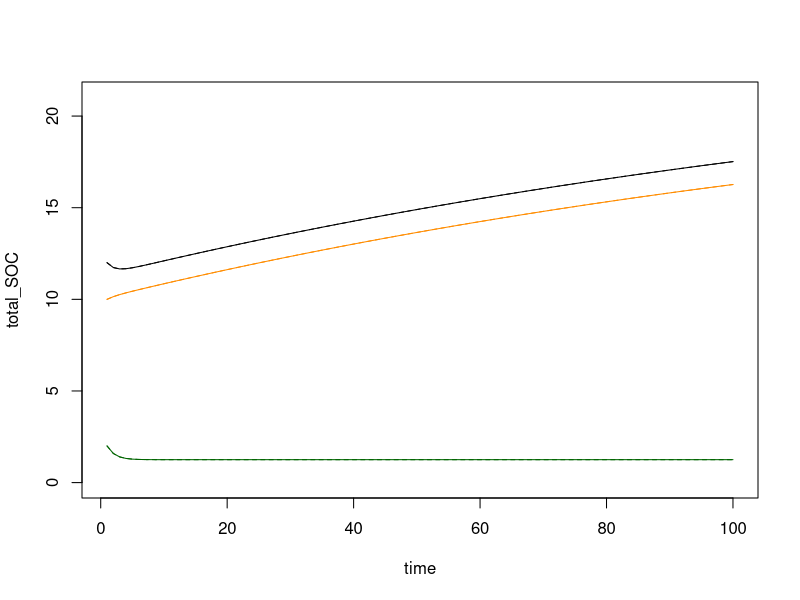

Recreate this plot in R.

library(deSolve)

##function (differential form)
ODEfun <- function(time=seq(1:times_range), state=state, parms=parms) {
  with(as.list(c(state, parms)), {
    .Y=I-ky*r*Y
    .O=h*ky*r*Y-ko*r*O
    return(list(c(.Y, .O)))
  })
}


init=c(Y=2, O=10)
parameters=c(ky=0.8, ko=0.0065, h=0.15, r=1, I=1)
sim_length=100

simulation <- ode(y = init, time = seq(1:sim_length), func = ODEfun, parms = parameters)
total_SOC=simulation[,2]+simulation[,3]




ICBM_variable<-function(ky=0.8, ko=0.0065, h=0.15, r=1, I=1, init, sim_length){

  simulation_variable<-mat.or.vec(sim_length, 3)
  simulation_variable[,1]=seq(1, sim_length)

  if(length(r)==1){r_long=rep(r, sim_length)}else if(length(r)!=sim_length){message ("you supplied an r that's not the same lenght as the desired sim lenght")}
  if(length(I)==1){I_long=rep(I, sim_length)}else if(length(r)!=sim_length){message ("you supplied an I that's not the same lenght as the desired sim lenght")}

  simulation_variable<-mat.or.vec(sim_length, 3)
  simulation_variable[,1]=seq(1, sim_length)

  #first sim step
  parameters_loop=c(ky=ky, ko=ko, h=h, r=r_long[1], I=I_long[1])
  simulation_variable[1:2,]<-ode(y = init, time = c(1,2), func = ODEfun, parms = parameters_loop)

  #iterating the simulation
  for(i in 3:sim_length){
    parameters_loop=c(ky=ky, ko=ko, h=h, r=r_long[i], I=I_long[i])
    simulation_variable[i,2:3]<-ode(y = c(Y=simulation_variable[i-1,2], O=simulation_variable[i-1,3]), time = c(0,1), func = ODEfun, parms = parameters_loop)[2,2:3]
  }

  return(simulation_variable)
}

ICBM_out<-ICBM_variable(ky=0.8, ko=0.0065, h=0.15, r=1, I=1, init, sim_length)


plot(simulation[,1], total_SOC,  type="l", ylim=c(0, max(total_SOC)*1.2), xlab="time", lty=2)
lines(simulation[,2], col="darkgreen", lty=2)
lines(simulation[,3], col="darkorange", lty=2)
lines(ICBM_out[,1], total_SOC)
lines(ICBM_out[,2], col="darkgreen")
lines(ICBM_out[,3], col="darkorange")
